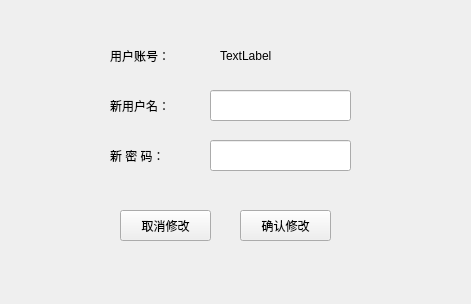
<?xml version="1.0" encoding="UTF-8"?>
<ui version="4.0">
 <class>Modify</class>
 <widget class="QWidget" name="Modify">
  <property name="geometry">
   <rect>
    <x>0</x>
    <y>0</y>
    <width>471</width>
    <height>304</height>
   </rect>
  </property>
  <property name="windowTitle">
   <string>用户信息修改窗口</string>
  </property>
  <property name="windowIcon">
   <iconset>
    <normaloff>:/1.jpg</normaloff>:/1.jpg</iconset>
  </property>
  <widget class="QLabel" name="label">
   <property name="geometry">
    <rect>
     <x>110</x>
     <y>40</y>
     <width>81</width>
     <height>31</height>
    </rect>
   </property>
   <property name="text">
    <string>用户账号：</string>
   </property>
  </widget>
  <widget class="QLabel" name="label_2">
   <property name="geometry">
    <rect>
     <x>110</x>
     <y>90</y>
     <width>81</width>
     <height>31</height>
    </rect>
   </property>
   <property name="text">
    <string>新用户名：</string>
   </property>
  </widget>
  <widget class="QLabel" name="label_3">
   <property name="geometry">
    <rect>
     <x>110</x>
     <y>140</y>
     <width>81</width>
     <height>31</height>
    </rect>
   </property>
   <property name="text">
    <string>新 密 码：</string>
   </property>
  </widget>
  <widget class="QLabel" name="label_4">
   <property name="geometry">
    <rect>
     <x>220</x>
     <y>40</y>
     <width>111</width>
     <height>31</height>
    </rect>
   </property>
   <property name="text">
    <string>TextLabel</string>
   </property>
  </widget>
  <widget class="QLineEdit" name="lineEdit">
   <property name="geometry">
    <rect>
     <x>210</x>
     <y>90</y>
     <width>141</width>
     <height>31</height>
    </rect>
   </property>
  </widget>
  <widget class="QLineEdit" name="lineEdit_2">
   <property name="geometry">
    <rect>
     <x>210</x>
     <y>140</y>
     <width>141</width>
     <height>31</height>
    </rect>
   </property>
  </widget>
  <widget class="QPushButton" name="pushButton">
   <property name="geometry">
    <rect>
     <x>120</x>
     <y>210</y>
     <width>91</width>
     <height>31</height>
    </rect>
   </property>
   <property name="text">
    <string>取消修改</string>
   </property>
  </widget>
  <widget class="QPushButton" name="pushButton_2">
   <property name="geometry">
    <rect>
     <x>240</x>
     <y>210</y>
     <width>91</width>
     <height>31</height>
    </rect>
   </property>
   <property name="text">
    <string>确认修改</string>
   </property>
  </widget>
 </widget>
 <resources/>
 <connections/>
</ui>
